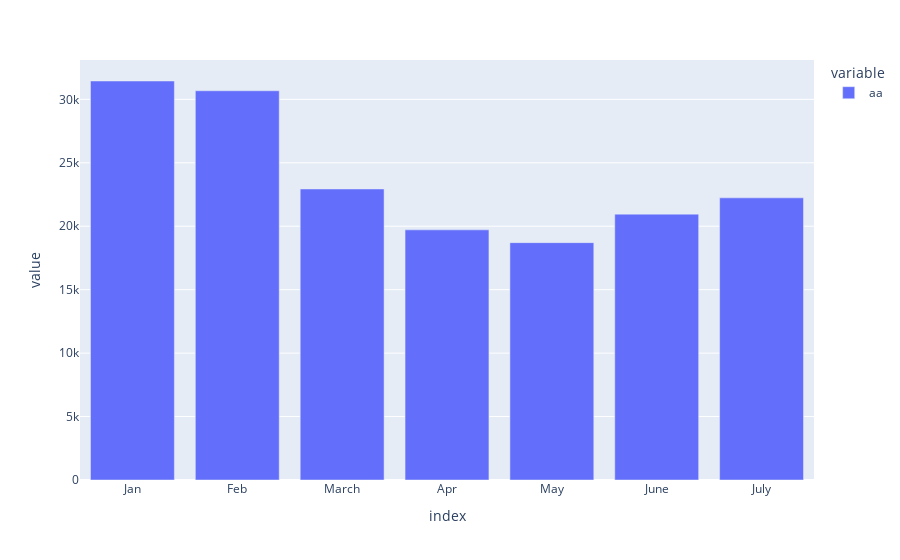

Notebook code cell kept with this figure:
### Code cell
# nifty_data_resample.plot.bar()
nifty_data_resample['aa'].plot.bar(barmode='group')

### Figure 1 — Plotly figure (JSON) as saved in the notebook; plotly's stock layout.template omitted (floating-point values rounded to 4 significant figures)
{"data": [{"alignmentgroup": "True", "hovertemplate": "variable=aa<br>index=%{x}<br>value=%{y}<extra></extra>", "legendgroup": "aa", "marker": {"color": "#636efa"}, "name": "aa", "offsetgroup": "aa", "orientation": "v", "showlegend": true, "textposition": "auto", "type": "bar", "x": ["Jan", "Feb", "March", "Apr", "May", "June", "July"], "xaxis": "x", "y": [31450.0, 30680.0, 22940.0, 19720.0, 18710.0, 20950.0, 22240.0], "yaxis": "y"}], "layout": {"barmode": "group", "legend": {"title": {"text": "variable"}, "tracegroupgap": 0}, "margin": {"t": 60}, "xaxis": {"anchor": "y", "domain": [0, 1], "title": {"text": "index"}}, "yaxis": {"anchor": "x", "domain": [0, 1], "title": {"text": "value"}}}}
